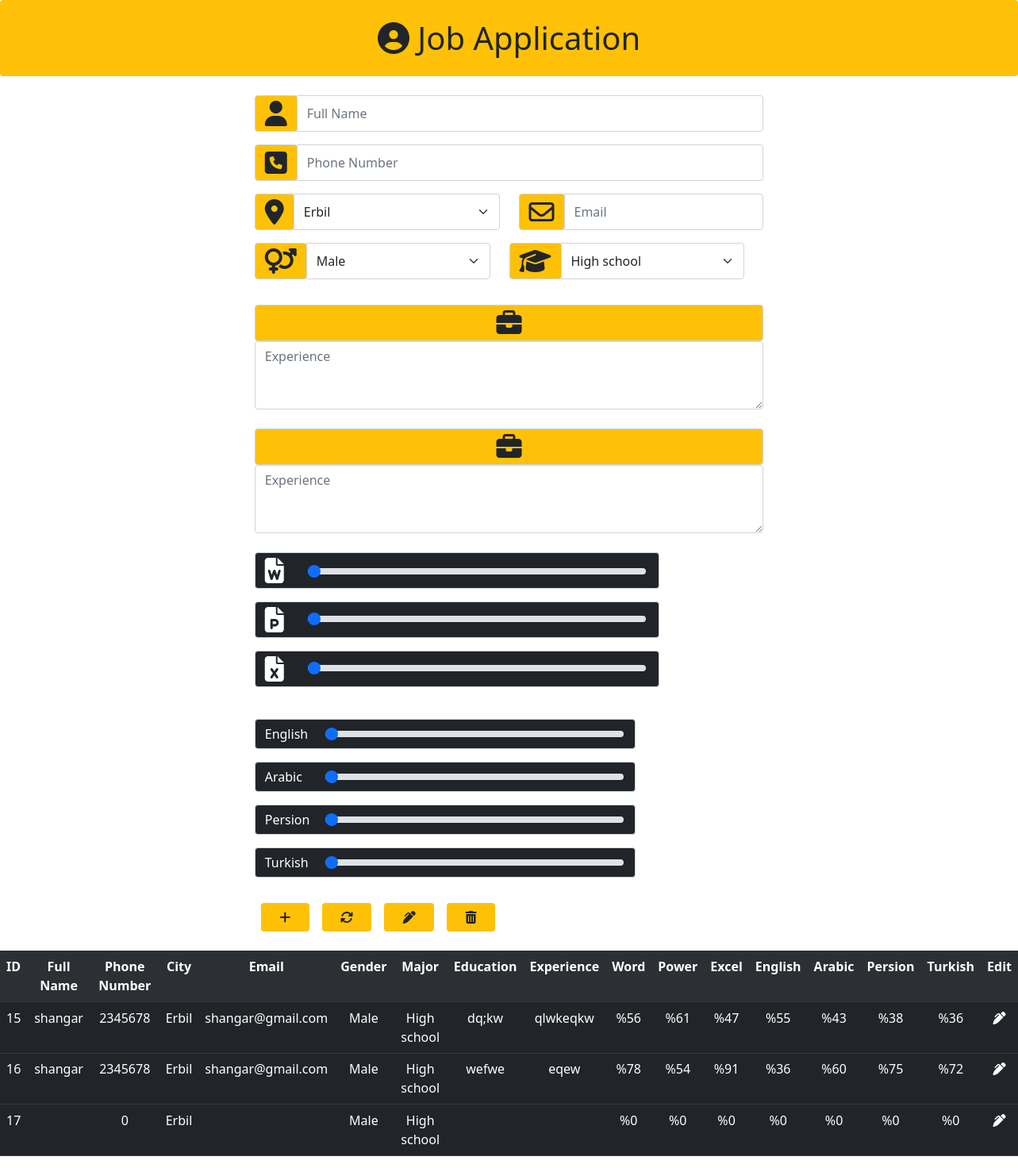
The page / on the database its author committed.
### tables this page shows
CREATE TABLE `table_job` (
  `id` int(10) NOT NULL,
  `FName` varchar(100) NOT NULL,
  `P_number` int(50) NOT NULL,
  `City` varchar(50) NOT NULL,
  `Email` varchar(100) NOT NULL,
  `Gender` varchar(10) NOT NULL,
  `Major` varchar(20) NOT NULL,
  `Education` varchar(250) NOT NULL,
  `Experience` varchar(250) NOT NULL,
  `Word` int(20) NOT NULL,
  `Power` int(20) NOT NULL,
  `Excel` int(20) NOT NULL,
  `English` int(20) NOT NULL,
  `Arabic` int(20) NOT NULL,
  `Persion` int(20) NOT NULL,
  `Turkish` int(20) NOT NULL
);

### index.php (the view, shortened to what this page needs)
<?php
include('component.php');
?>
<!DOCTYPE html>
<html lang="en">
<head>
    <link rel="stylesheet" type="text/css" href="style.css">
    <link href="https://cdn.jsdelivr.net/npm/bootstrap@5.0.0-beta2/dist/css/bootstrap.min.css" rel="stylesheet">
    <link rel='stylesheet' type='text/css' href='style.css' />
</head>
<body>
  <div class="containor text-center">
      <h1 class="py-4 text-dark rounded bg-warning"><i class="fas fa-user-circle"></i> Job Application</h1>
        <div class="d-flex justify-content-center">
            <form action="add.php" method="post" class="w-50">
                    <div class="pt-2">
                <div class="pt-2">
                    <?php inputElement("<i class='fas fa-user fa-2x'></i>","Full Name", "full_name",""); ?>
                </div>
                <div class="pt-2">
                </div>
                    <div>
                      <div class="row pt-2">
                        <div class="input-group mb-2 col">
                        <div class="input-group-prepend">
                        <div class="input-group-text bg-warning"><i class="fas fa-map-marker-alt fa-2x"></i></div>
                        </div>
                              <select class="form-select" id="autoSizingSelect" name="City">
                                <option value="Erbil" selected>Erbil</option>
                              </select>
                            </div>
                  <div class="col">
                        <div class="input-group mb-2">
                        <div class="input-group-prepend">
                        <div class="input-group-text bg-warning"><i class="far fa-envelope fa-2x"></i></div>
                        </div>
                        <input type="email" name='Email' value='' autocomplete="off" placeholder='Email' class="form-control" id="inputEmail3" placeholder="Username">
                 </div>
                </div>
                <div class="row pt-2">
                        <div class="col">
                         <div class="input-group mb-2 col">
                        <div class="input-group-prepend">
                        <div class="input-group-text bg-warning"><i class="fas fa-venus-mars fa-2x"></i></div>
                        </div>
                              <select class="form-select" id="autoSizingSelect" name="Gender">
                                <option value="Male" selected>Male</option>
                              </select>
                            </div>
                       </div>
                       <div class="col">
                         <div class="input-group mb-2 col">
                        <div class="input-group-prepend">
                        <div class="input-group-text bg-warning"><i class="fas fa-graduation-cap fa-2x"></i></div>
                        </div>
                              <select name="Major" class="form-select" id="autoSizingSelect">
                                <option value="High school" selected>High school</option>
                              </select>
                            </div>
                       </div>
                 </div>
                </div>
                <div class="pt-4">
                      <div class="input-group-text bg-warning "><i class="fas fa-briefcase fa-2x text-center" style="display: block;margin: auto;"></i></div>
                      <textarea class="form-control" name="education" rows="3" placeholder="Experience"></textarea>
                </div>
				<div class="pt-4">
					  <div class="input-group-text bg-warning "><i class="fas fa-briefcase fa-2x text-center" style="display: block;margin: auto;"></i></div>
					  <textarea class="form-control" name="experience" rows="3" placeholder="Experience"></textarea>
				</div>
							<div>
								<div class="row pt-4">
                         <div class="input-group mb-2 row">
                        <div class="input-group-prepend">
                        <div class="input-group-text bg-dark text-white" style="width: 510px;"><i class="fas fa-file-word fa-2x"></i></div>
                        </div>
                        <div style="position: absolute;left: 80px;top: 12px; z-index: 1; width: 450px; color: yellow"><input type="range" value="0" class="form-range" id="customRange1" name="word"></div>
                            </div>
                            <div class="input-group mb-2 row pt-2">
                        <div class="input-group-prepend">
                        <div class="input-group-text bg-dark text-white" style="width: 510px;"><i class="fas fa-file-powerpoint fa-2x"></i></div>
                        </div>
                        <div style="position: absolute;left: 80px;top: 18px; z-index: 1; width: 450px; color: yellow"><input type="range" value="0" class="form-range" id="customRange2" name="power"></div>
                            </div>
                            	   <div class="input-group mb-2 row pt-2">
                        <div class="input-group-prepend">
                        <div class="input-group-text bg-dark text-white" style="width: 510px;"><i class="fas fa-file-excel fa-2x"></i></div>
                        </div>
                        <div style="position: absolute;left: 80px;top: 18px; z-index: 1; width: 450px; color: yellow"><input type="range" value="0" class="form-range" id="customRange3" name="excel"></div>
                            </div>
						</div>
                       <div class="pt-4">
                       	      	   <div class="input-group mb-2 row pt-2">
                        <div class="input-group-prepend">
                        <div class="input-group-text bg-dark text-white" style="width: 480px;">English</div>
                        </div>
                        <div style="position: absolute;left: 90px;top: 14.5px; z-index: 1; width: 400px; color: yellow"><input type="range" value="0" value="0" class="form-range" id="customRange4" name="English"></div>
                    </div>
                        			   <div class="input-group mb-2 row pt-2">
                        <div class="input-group-prepend">
                        <div class="input-group-text bg-dark text-white" style="width: 480px;">Arabic</div>
                        </div>
                        <div style="position: absolute;left: 90px;top: 14.5px; z-index: 1; width: 400px; color: yellow"><input type="range" value="0" class="form-range" id="customRange4" name="Arabic"></div>
                            </div>
                            	   <div class="input-group mb-2 row pt-2">
                        <div class="input-group-prepend">
                        <div class="input-group-text bg-dark text-white" style="width: 480px;">Persion</div>
                        </div>
                        <div style="position: absolute;left: 90px;top: 14.5px; z-index: 1; width: 400px; color: yellow"><input type="range" value="0" class="form-range" id="customRange6" name="Persion"></div>
                            </div>
                               	   <div class="input-group mb-2 row pt-2">
                        <div class="input-group-prepend">
                        <div class="input-group-text bg-dark text-white" style="width: 480px;">Turkish</div>
                        </div>
                        <div style="position: absolute;left: 90px;top: 14.5px; z-index: 1; width: 400px; color: yellow"><input type="range" value="0" class="form-range" id="customRange7" name="Turkish"></div>
                       </div>
                       </div>
							</div>
                  <div class="d-flex">
                    <button name='btn-create' data-toggle='tooltip' data-placement='bottom' title='Create' class='btn bg-warning text-dark rounded' id='create'><i class='fas fa-plus'></i></button>
                    <button name='btn-read' data-toggle='tooltip' data-placement='bottom' title='Read' class='btn bg-warning text-dark rounded' id='create'><i class='fas fa-sync'></i></button>
                    <button name='btn-update' data-toggle='tooltip' data-placement='bottom' title='Update' class='btn bg-warning text-dark rounded' id='create'><i class='fas fa-pen-alt'></i></button>
                    <button name='btn-delete' data-toggle='tooltip' data-placement='bottom' title='Delete' class='btn bg-warning text-dark rounded' id='create'><i class='fas fa-trash-alt'></i></button>
                </div>
          </form>
      </div>
      <div class="d-flex table-data pt-6" style="position:absolute;left: 0px;">
        <table class="table table-striped table-dark">
          <thead class="thead-dark">
            <tbody>
                          <tr>
                        <th>ID</th>
                        <th>Full Name</th>
                        <th>Phone Number</th>
                        <th>City</th>
                        <th>Email</th>
                        <th>Gender</th>
                        <th>Major</th>
                        <th>Education</th>
                        <th>Experience</th>
                        <th>Word</th>
                        <th>Power</th>
                        <th>Excel</th>
                        <th>English</th>
                        <th>Arabic</th>
                        <th>Persion</th>
                        <th>Turkish</th>
                        <th>Edit</th>
                    </tr>
                <?php
                $sql = "SELECT * FROM table_Job";
                $result = $conn->query($sql);
                if ($result->num_rows > 0) {
                    while($row = $result->fetch_assoc()) {
                        echo "<tr>";
                            echo "<td>".$row['id']."</td>";
                            echo "<td>".$row['FName']."</td>";
                            echo "<td>".$row['P_number']."</td>";
                            echo "<td>".$row['City']."</td>";
                            echo "<td>".$row['Email']."</td>";
                            echo "<td>".$row['Gender']."</td>";
                            echo "<td>".$row['Major']."</td>";
                            echo "<td>".$row['Education']."</td>";
                            echo "<td>".$row['Experience']."</td>";
                            echo "<td>"."%".$row['Word']."</td>";
                            echo "<td>"."%".$row['Power']."</td>";
                            echo "<td>"."%".$row['Excel']."</td>";
                            echo "<td>"."%".$row['English']."</td>";
                            echo "<td>"."%".$row['Arabic']."</td>";
                            echo "<td>"."%".$row['Persion']."</td>";
                            echo "<td>"."%".$row['Turkish']."</td>";
                            echo "<td><a href='edit.php?id=".$row['id']."'><i class='fas fa-pen-alt text-white'></i></a></td>";
                    }
                } else {
                    echo "0 results";
                }
?>
            </tbody>
                </thead>
        </table>
      </div>
  </div>
</body>
</html>

### component.php (shortened to what this page needs)
<?php
function inputElement($icon, $placeholder, $name, $value){
    $ele = "
        <div class=\"input-group mb-2\">
                        <div class=\"input-group-prepend\">
                            <div class=\"input-group-text bg-warning\">$icon</div>
                        </div>
                        <input type=\"text\" name='$name' value='$value' autocomplete=\"off\" placeholder='$placeholder' class=\"form-control\" id=\"inlineFormInputGroup\" placeholder=\"Username\">
                    </div>
    ";
    echo $ele;
}

### style.css (style rules this page uses)
.d-flex button { margin: 1.5em 0.5em; padding: 0.3em 1.4em; }

### rows shown on the page
table_job: id "15", FName "shangar", P_number "2345678", City "Erbil", Email "shangar@gmail.com", Gender "Male", Major "High school", Education "dq;kw", Experience "qlwkeqkw", Word "56", Power "61", Excel "47", English "55", Arabic "43", Persion "38", Turkish "36"
table_job: id "16", FName "shangar", P_number "2345678", City "Erbil", Email "shangar@gmail.com", Gender "Male", Major "High school", Education "wefwe", Experience "eqew", Word "78", Power "54", Excel "91", English "36", Arabic "60", Persion "75", Turkish "72"
table_job: id "17", P_number "0", City "Erbil", Gender "Male", Major "High school", Word "0", Power "0", Excel "0", English "0", Arabic "0", Persion "0", Turkish "0"
